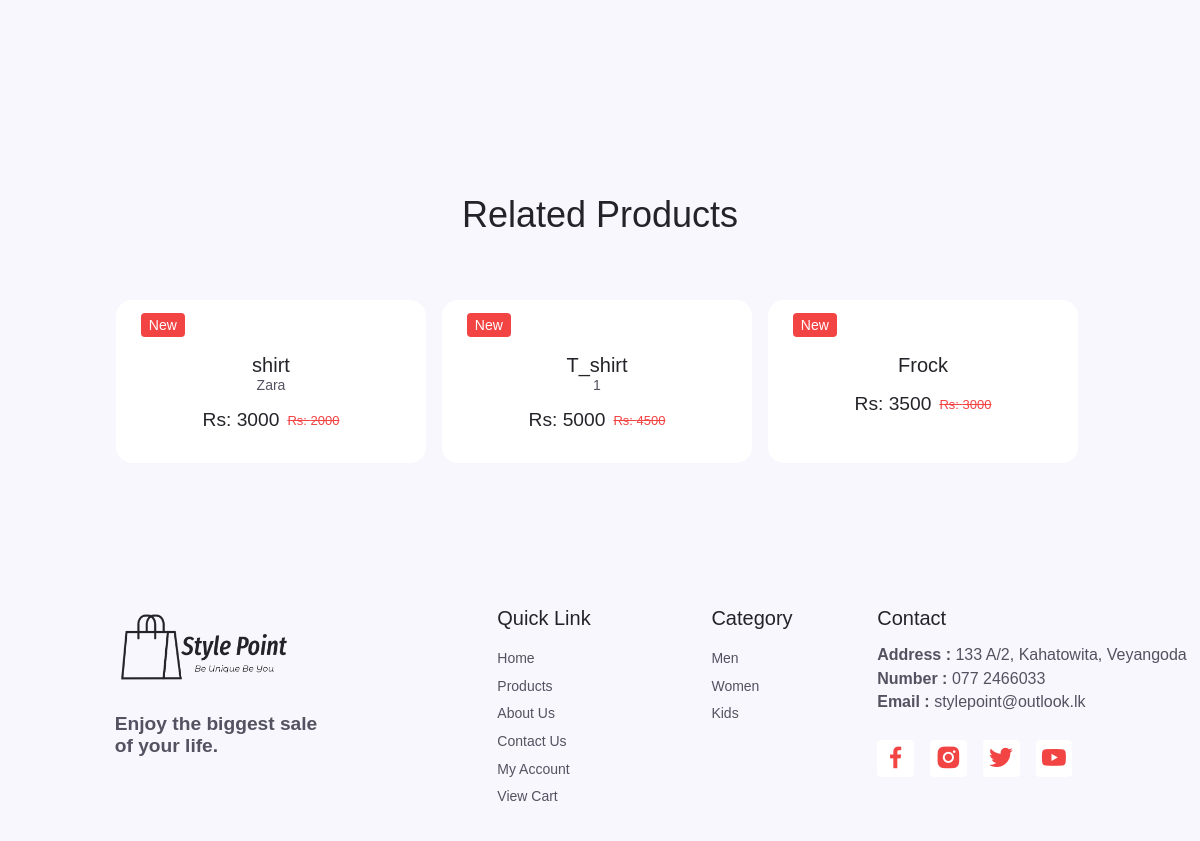
Before: /pro_details.php (lower part) with the older database file.
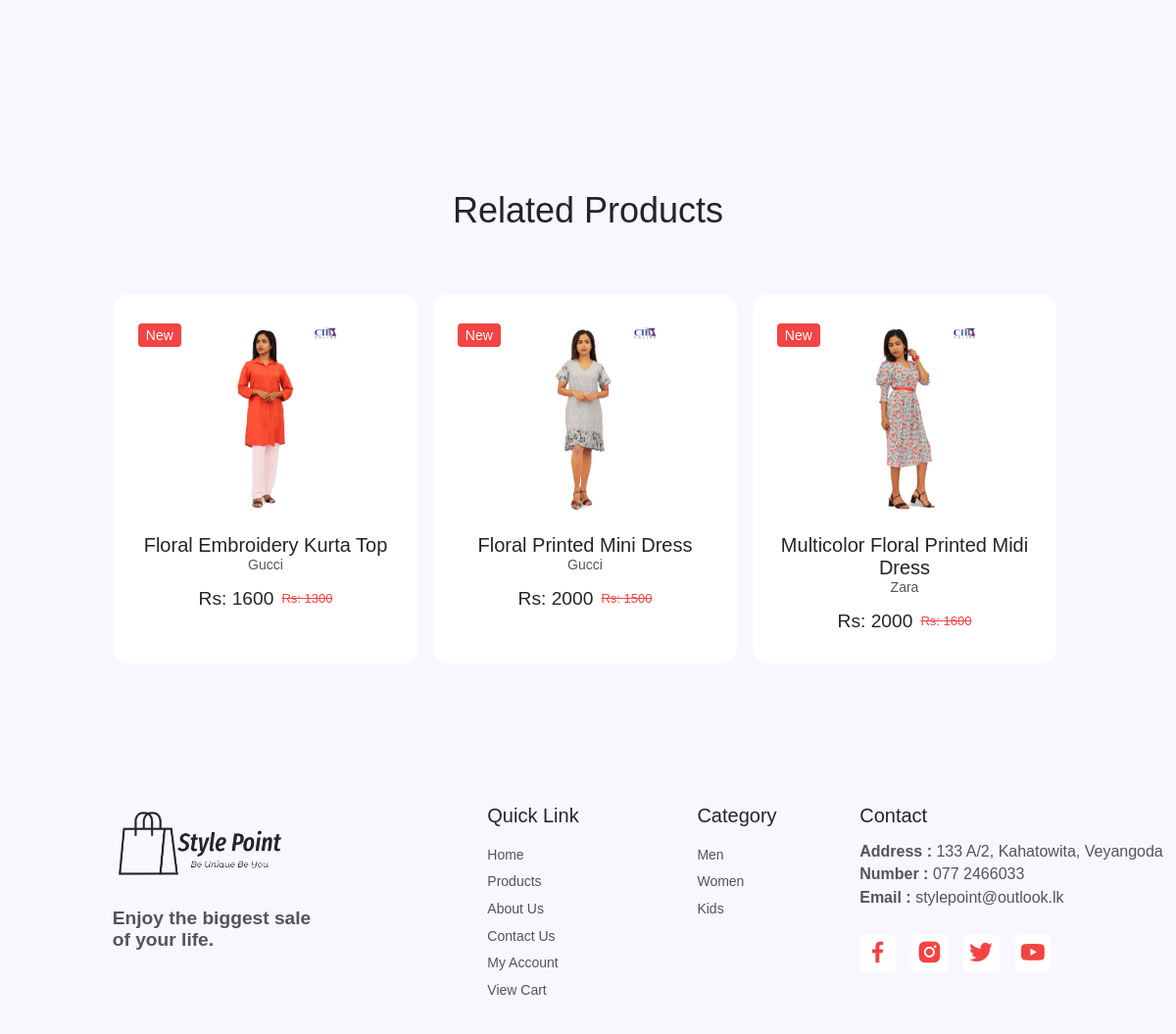
After: the same page with the newer database file.
### tables this page shows
CREATE TABLE `products` (
  `pro_ID` int(100) NOT NULL,
  `pro_Name` varchar(100) NOT NULL,
  `pro_number` varchar(100) NOT NULL,
  `category` varchar(100) NOT NULL,
  `brand_name` varchar(100) NOT NULL,
  `price` int(100) NOT NULL,
  `dis_Price` int(100) NOT NULL,
  `dis_Percentage` int(100) NOT NULL,
  `color` varchar(100) NOT NULL,
  `material` varchar(100) NOT NULL,
  `description` varchar(10000) NOT NULL,
  `img_1` varchar(100) NOT NULL,
  `img_2` varchar(100) NOT NULL,
  `img_3` varchar(100) NOT NULL,
  `img_4` varchar(100) NOT NULL
);

### pro_details.php (the view, shortened to what this page needs)
<?php
include 'components/connect.php';
?>
<!DOCTYPE html>
<html lang="en">
    <head>
        <link rel="stylesheet" href="https://unpkg.com/boxicons@2.1.4/css/boxicons.min.css">
        <link rel="stylesheet" href="css/swiper-bundle.min.css">
        <link rel="stylesheet" href="css/style.css">
        <link rel="stylesheet" class="js-color-style" href="css/colors/color-1.css">
        <link href="https://cdn.jsdelivr.net/npm/remixicon@3.2.0/fonts/remixicon.css" rel="stylesheet">
        <link href='https://unpkg.com/boxicons@2.1.4/css/boxicons.min.css' rel='stylesheet'>
        <link rel="stylesheet" href="">
    </head>
    <body>
        <main class="main">
            <section class="review__products section">
                    <div class="reviews__container grid">
                    </div>
            </section>
            <section class="related__products section">
                <h2 class="section__title">Related Products</h2>
                <div class="new__container container">
                    <div class="swiper new-swiper">
                        <div class="swiper-wrapper">
                            <?php
                                $select_products = $conn->prepare("SELECT * FROM `products` ORDER BY `pro_ID` DESC LIMIT 5");
                                $select_products->execute();
                                if($select_products->rowCount() > 0){
                                while($fetch_products = $select_products->fetch(PDO::FETCH_ASSOC)){
                            ?>
                                <form action="" method="post">
                            <div class="new__content swiper-slide">
                                <div class="new__tag">New</div>
                                <img src="uploaded_img/<?= $fetch_products['img_1']; ?>" alt="" class="new__img">
                                <h3 class="new__title"><?= $fetch_products['pro_Name']; ?></h3>
                                <span class="new__subtitle"><?= $fetch_products['brand_name']; ?></span>
                                <div class="new__prices">
                                    <span class="new__price">Rs: <?= $fetch_products['price']; ?></span>
                                    <span class="new__discount">Rs: <?= $fetch_products['dis_Price']; ?></span>
                                </div>
                            </div>
                            </form>
                            <?php
                                    }
                                }else{
                                    echo '<p class="empty">no products added yet!</p>';
                                    }
                            ?>
                        </div>
                    </div>
                </div>
            </section>
        </main>
        <?php include 'components/user_footer.php'; ?>
    </body>
</html>

Changed rows visible on the page:
removed products: pro_Name "shirt", brand_name "Zara", price "3000", dis_Price "2000"
removed products: pro_Name "T_shirt", brand_name "1", price "5000", dis_Price "4500"
removed products: pro_Name "Frock", price "3500", dis_Price "3000"
added products: img_1 (picture), pro_Name "Floral Embroidery Kurta Top", brand_name "Gucci", price "1600", dis_Price "1300"
added products: img_1 (picture), pro_Name "Floral Printed Mini Dress", brand_name "Gucci", price "2000", dis_Price "1500"
added products: img_1 (picture), pro_Name "Multicolor Floral Printed Midi Dress", brand_name "Zara", price "2000", dis_Price "1600"
